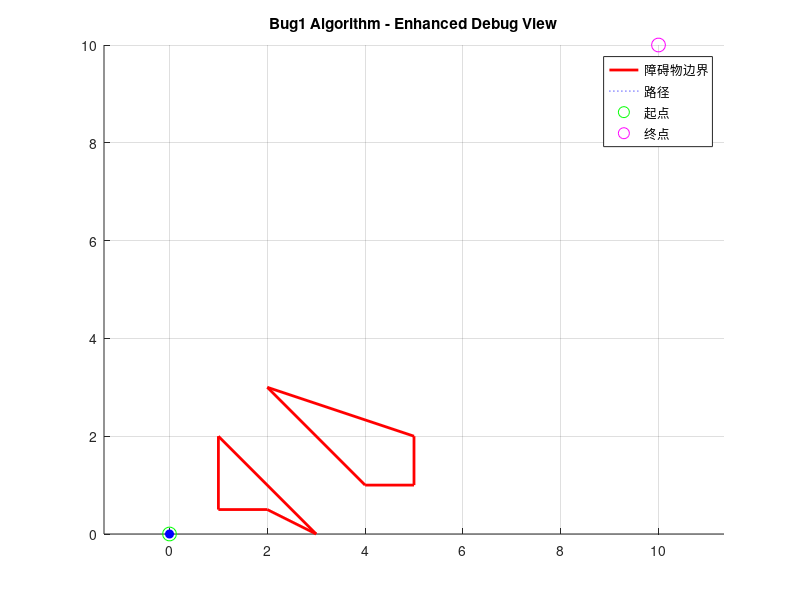

The MATLAB source for this figure: (Note: this script raises an error after producing the figure.)
%% 修复无限循环问题的Bug1算法
clear; close all; clc;

%% 初始化参数（增加障碍物复杂度测试）
start_point = [0, 0];       % 起始点
goal_point = [10, 10];      % 目标点
step_size = 0.05;           % 减小步长提高精度
tolerance = 0.2;            % 目标到达阈值
obstacle1 = [                % 非凸多边形测试
    1,0.5;
    1,2;
    3,0;
    2,0.5;
    1,0.5
            ]; 
obstacle2 = [
    4,1;
    2,3;
    5,2;
    5,1;
    4,1
            ];
obstaclelist = {obstacle1,obstacle2}; %每个障碍物由n个点顺时针排列，之后依次连接而成
%% 新增调试参数
debug_mode = true;           % 显示调试信息

%% 状态变量增强
current_pos = start_point;
path = start_point;
status = 'moving_to_goal';
circumvent_obstacle_num = 0;
%% 增强可视化
figure;
hold on;
h_obstacle1 = plot(obstacle1(:,1), obstacle1(:,2), 'r-', 'LineWidth', 2);
h_obstacle2 = plot(obstacle2(:,1), obstacle2(:,2), 'r-', 'LineWidth', 2);
h_start = plot(start_point(1), start_point(2), 'go', 'MarkerSize', 10);
h_goal = plot(goal_point(1), goal_point(2), 'mo', 'MarkerSize', 10);
h_robot = plot(current_pos(1), current_pos(2), 'bo', 'MarkerFaceColor', 'b');
h_path = plot(path(:,1), path(:,2), 'b:');
axis equal tight;
grid on;
title('Bug1 Algorithm - Enhanced Debug View');
legend([h_obstacle1,h_path,h_start,h_goal],'障碍物边界', '路径', '起点', '终点', 'Location', 'best');
while norm(current_pos - goal_point) > tolerance
    switch status
        case 'moving_to_goal'
            % 增强方向计算（增加微小扰动避免死锁）
            direction = goal_point - current_pos;
            if norm(direction) < eps
                break;
            end
            direction = direction / norm(direction) + randn(1,2)*0.001;
            
            % 增强碰撞检测
            [collision, new_pos] = checkCollision_pro(obstaclelist, current_pos, current_pos + step_size * direction);
            if collision
                status = 'circumvent_obstacle';
                circumvent_start = current_pos;
                min_dist_to_goal = Inf;
                boundary_memory = {current_pos}; % 初始化边界记忆
                full_circuit = false;
                path = [path; new_pos];
                current_pos = new_pos;
                collision_pos = current_pos;
                path_currentsize = size(path);
                collision_index = path_currentsize(1);
                cir_endindex =  collision_index;
                if debug_mode
                    fprintf('碰撞触发绕障 at [%.2f,%.2f]\n',...
                         current_pos(1), current_pos(2));
                end
            else
                new_pos = current_pos + step_size * direction;
                path = [path; new_pos];
                current_pos = new_pos;
            end
        case 'circumvent_obstacle'
            cir_endindex = cir_endindex + 1;
            if norm(goal_point, 2) >= norm(start_point, 2)
                if circumvent_obstacle_num == 0
                    [new_pos, last_close] = followBoundary(current_pos, obstacle1, step_size);
                elseif circumvent_obstacle_num == 1
                    [new_pos, last_close] = followBoundary(current_pos, obstacle2, step_size);
                end
            else
                if circumvent_obstacle_num == 0
                    [new_pos, last_close] = followBoundary(current_pos, obstacle2, step_size);
                elseif circumvent_obstacle_num == 1
                    [new_pos, last_close] = followBoundary(current_pos, obstacle1, step_size);
                end
            end

            if dist([new_pos(1) new_pos(2)],[collision_pos(1) collision_pos(2)]') < 0.05 && (cir_endindex - collision_index) > 5
                new_pos = collision_pos;
                path = [path; new_pos];
                current_pos = new_pos;
                %% 这个部分目前已经完成了循环一圈并返回起始碰撞点，
                % 下一步添加计算出距离终点最近点并更新路径，并切换至第一个状态
                status = 'moving_to_goal';
                if debug_mode
                    fprintf('完成绕障 at [%.2f,%.2f]\n',...
                         current_pos(1), current_pos(2));
                end
                circumvent_obstacle_num = circumvent_obstacle_num + 1;
                closeindex = calClosetPoint(goal_point, path);
                path = [path;path(collision_index:closeindex, :)];
                current_pos = path(end, :);
                new_pos = current_pos;
                if debug_mode
                    fprintf('障碍物%.d距离终点最近点 at [%.2f,%.2f]\n',...
                         circumvent_obstacle_num, path(closeindex, 1), path(closeindex, 2));
                end
            else
                path = [path; new_pos];
                current_pos = new_pos;
            end
            if norm(goal_point, 2) >= norm(start_point, 2)
                if circumvent_obstacle_num == 0
                    if ismember(new_pos, obstacle1)
                        path = rotationWithPoint(current_pos, obstacle1, step_size, path, last_close);
                        current_pos = path(end,:);
                    end
                elseif circumvent_obstacle_num == 1
                    if ismember(new_pos, obstacle2)
                        path = rotationWithPoint(current_pos, obstacle2, step_size, path, last_close);
                        current_pos = path(end,:);
                    end
                end
            else
                if circumvent_obstacle_num == 0
                    if ismember(new_pos, obstacle2)
                        path = rotationWithPoint(current_pos, obstacle2, step_size, path, last_close);
                        current_pos = path(end,:);
                    end
                elseif circumvent_obstacle_num == 1
                    if ismember(new_pos, obstacle1)
                        path = rotationWithPoint(current_pos, obstacle1, step_size, path, last_close);
                        current_pos = path(end,:);
                    end
                end
            end

    end
    % 实时可视化更新
    set(h_robot, 'XData', current_pos(1), 'YData', current_pos(2));
    set(h_path, 'XData', path(:,1), 'YData', path(:,2));
    title(sprintf('State: %s', status));
    
    drawnow limitrate;
end
goalindex_size = size(path);
goalindex = goalindex_size(1);
if debug_mode
        fprintf('历经%.d步到达终点\n',...
             goalindex);
end